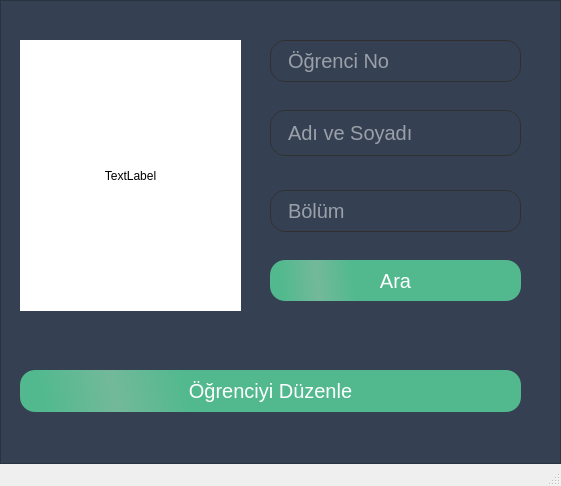
<?xml version="1.0" encoding="UTF-8"?>
<ui version="4.0">
 <class>OgrenciAraWindow</class>
 <widget class="QMainWindow" name="OgrenciAraWindow">
  <property name="geometry">
   <rect>
    <x>0</x>
    <y>0</y>
    <width>561</width>
    <height>486</height>
   </rect>
  </property>
  <property name="windowTitle">
   <string>MainWindow</string>
  </property>
  <widget class="QWidget" name="centralwidget">
   <layout class="QGridLayout" name="gridLayout">
    <property name="leftMargin">
     <number>0</number>
    </property>
    <property name="topMargin">
     <number>0</number>
    </property>
    <property name="rightMargin">
     <number>0</number>
    </property>
    <property name="bottomMargin">
     <number>0</number>
    </property>
    <property name="spacing">
     <number>0</number>
    </property>
    <item row="0" column="0">
     <widget class="QFrame" name="frame">
      <property name="styleSheet">
       <string notr="true">QFrame{
background: #354152;
}

QLineEdit{
 border: 1px solid gray;
    border-radius: 10px;
    min-width: 6em;
	font-size:20px;
	padding-left:15px;
	height:42px;
	border-radius:15px;
	border-color: #303030;
	background: transparent;
	color:white;
}

QPushButton{
border-radius: 15px;
	background-color: qlineargradient(spread:reflect, x1:1, y1:0.466409, x2:0.188, y2:0.482727, stop:0.823864 rgba(82, 185, 143, 255), stop:1 rgba(115, 185, 153, 255));
padding: 8px 16px;
color: white;
font-size: 20px;
}
QPushButton:pressed{
color: black;
background: #008bd1
}
QCommandLinkButton{
font-size: 16px;
background: #4c5d75;
}
QCommandLinkButton:pressed{
	background-color: rgb(92, 186, 138);
}


QCheckBox{
font-size:16px;;
color:white;

}



QComboBox {
    border: 1px solid gray;
    border-radius: 10px;
    min-width: 6em;
	font-size:20px;
	padding-left:15px;
	height:42px;
	border-radius:15px;
	border-color: #303030;
	background: transparent;
	color:white;

}

QComboBox:on {
    border-bottom-left-radius: 0px;
    border-bottom-right-radius: 0px;
}

QComboBox QAbstractItemView {
    border-bottom-right-radius: 10px;
    border-bottom-left-radius: 10px;
    background: #354152;
    border: 1px solid gray;
	color:white;

}

QComboBox::drop-down {
    border-color: white;
}











</string>
      </property>
      <property name="frameShape">
       <enum>QFrame::StyledPanel</enum>
      </property>
      <property name="frameShadow">
       <enum>QFrame::Raised</enum>
      </property>
      <widget class="QPushButton" name="btn_duzenle">
       <property name="geometry">
        <rect>
         <x>20</x>
         <y>370</y>
         <width>501</width>
         <height>42</height>
        </rect>
       </property>
       <property name="styleSheet">
        <string notr="true"/>
       </property>
       <property name="text">
        <string>Öğrenciyi Düzenle</string>
       </property>
      </widget>
      <widget class="QLineEdit" name="text_Bolum">
       <property name="geometry">
        <rect>
         <x>270</x>
         <y>190</y>
         <width>251</width>
         <height>42</height>
        </rect>
       </property>
       <property name="echoMode">
        <enum>QLineEdit::Normal</enum>
       </property>
       <property name="placeholderText">
        <string>Bölüm</string>
       </property>
      </widget>
      <widget class="QLineEdit" name="txt_ogrNo">
       <property name="geometry">
        <rect>
         <x>270</x>
         <y>40</y>
         <width>251</width>
         <height>42</height>
        </rect>
       </property>
       <property name="placeholderText">
        <string>Öğrenci No</string>
       </property>
      </widget>
      <widget class="QLabel" name="label">
       <property name="geometry">
        <rect>
         <x>20</x>
         <y>40</y>
         <width>221</width>
         <height>271</height>
        </rect>
       </property>
       <property name="styleSheet">
        <string notr="true">background:white;</string>
       </property>
       <property name="text">
        <string>TextLabel</string>
       </property>
       <property name="alignment">
        <set>Qt::AlignCenter</set>
       </property>
      </widget>
      <widget class="QPushButton" name="btn_ara">
       <property name="geometry">
        <rect>
         <x>270</x>
         <y>260</y>
         <width>251</width>
         <height>41</height>
        </rect>
       </property>
       <property name="styleSheet">
        <string notr="true"/>
       </property>
       <property name="text">
        <string>Ara</string>
       </property>
      </widget>
      <widget class="QLineEdit" name="txt_AdSoyad">
       <property name="enabled">
        <bool>false</bool>
       </property>
       <property name="geometry">
        <rect>
         <x>270</x>
         <y>110</y>
         <width>251</width>
         <height>46</height>
        </rect>
       </property>
       <property name="placeholderText">
        <string>Adı ve Soyadı</string>
       </property>
      </widget>
     </widget>
    </item>
   </layout>
  </widget>
  <widget class="QStatusBar" name="statusbar"/>
  <action name="actionDers_Ekle">
   <property name="text">
    <string>Ders Ekle</string>
   </property>
  </action>
  <action name="action_renci_Ekle">
   <property name="text">
    <string>Öğrenci Ekle</string>
   </property>
  </action>
  <action name="actionDerse_renci_Ekle">
   <property name="text">
    <string>Derse Öğrenci Ekle</string>
   </property>
  </action>
 </widget>
 <resources/>
 <connections/>
</ui>
